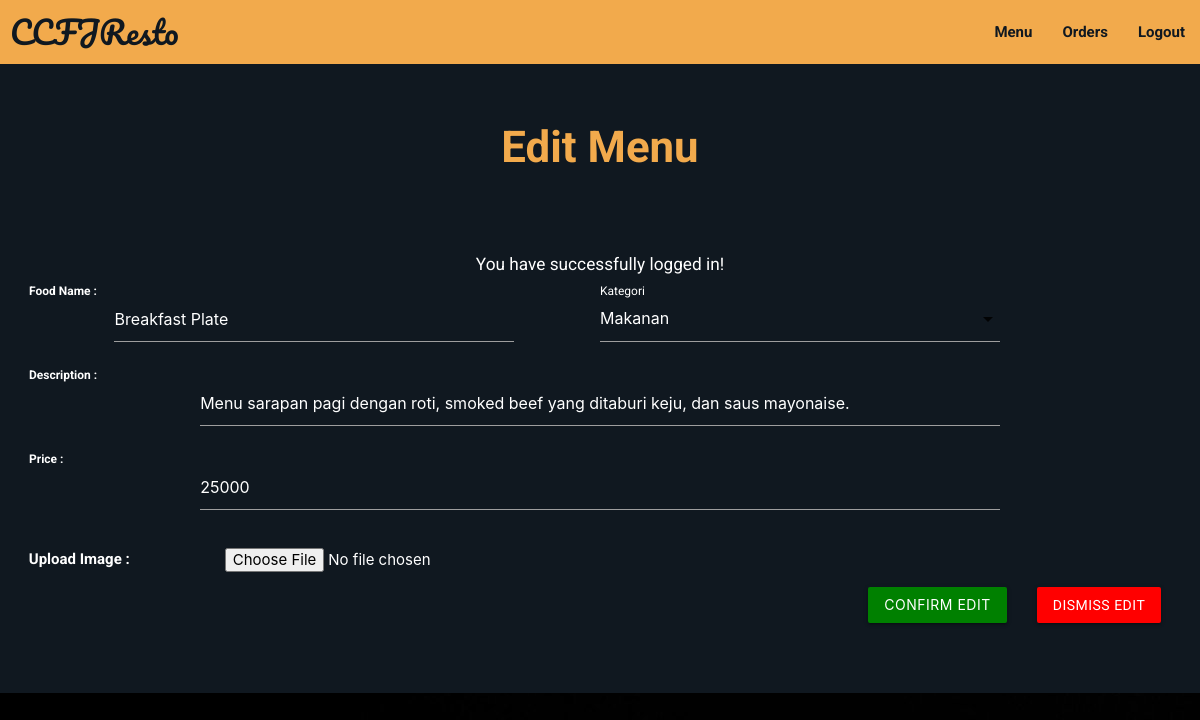
The app's page /admin/food-edit.php?id=60 (signed in) with its own data.
### tables this page shows
CREATE TABLE `food` (
  `id` int(11) NOT NULL,
  `filename` varchar(255) NOT NULL,
  `status` enum('1','0') NOT NULL DEFAULT '1',
  `fname` varchar(50) NOT NULL,
  `category` varchar(255) NOT NULL,
  `description` varchar(250) NOT NULL,
  `price` int(11) NOT NULL
);

### admin/food-edit.php (the view, shortened to what this page needs)
<?php require('layout/header.php'); ?>
<?php require('layout/topnav.php'); ?>
<?php
require('../backends/connection-pdo.php');
$id = $_REQUEST['id'];
$sql = 'SELECT * FROM food WHERE id = ?';
$query  = $pdoconn->prepare($sql);
$query->execute([$id]);
$arr_all = $query->fetchAll(PDO::FETCH_ASSOC);
foreach ($arr_all as $key) {
    $id = $key['id'];
    $fname = $key['fname'];
    $desc = $key['description'];
    $price = $key['price'];
}
?>
<div class="section white-text" style="background: #101820FF;">
    <div class="section">
        <h3 class="center-align" style="color: #F2AA4CFF;"><b>Edit Menu</b></h3>
    </div>
    <div class="section center" style="padding: 40px;">
        <form action="../backends/admin/food-edit.php?id=<?php echo $id; ?>" method="post" enctype="multipart/form-data">
            <?php
            if (isset($_SESSION['msg'])) {
                echo '<div class="row" style="background: none; color: white;">
                <div class="col s12">
                    <h6>' . $_SESSION['msg'] . '</h6>
                    </div>
                </div>';
            }
            ?>
            <div class="row">
                <div class="col s6">
                    <div class="input-field">
                        <input id="name" name="name" type="text" class="validate" style="color: white; width: 70%" value="<?php echo $fname; ?>">
                        <label for="name" style="color: white;"><b>Food Name :</b></label>
                    </div>
                </div>
                <div class="col s6">
                    <div class="input-field" style="color: white !important; width: 70%">
                        <label style="color: white;">Kategori</label>
                    </div>
                </div>
            </div>
            <div class="row">
                <div class="col s12">
                    <div class="input-field">
                        <input id="desc" name="desc" type="text" class="validate" value="<?php echo $desc; ?>" style="color: white; width: 70%">
                        <label for="desc" style="color: white;"><b>Description :</b></label>
                    </div>
                </div>
            </div>
            <div class="row">
                <div class="col s12">
                    <div class="input-field">
                        <input id="price" name="price" type="number" class="validate" value="<?php echo $price; ?>" style="color: white; width: 70%">
                        <label for="price" style="color: white;"><b>Price :</b></label>
                    </div>
                </div>
            </div>
            <div class="row">
                <div class="col s12">
                    <div class="input-field">
                        <b style="float: left;">Upload Image :</b>
                        <input accept=".png, .jpg, .jpeg" id="image" name="file" type="file" class="image" style="color: white; width: 28%; float:left; margin-left: 95px;">
                    </div>
                </div>
            </div>
            <div class="row">
                <div class="col s12">
                    <div class="section right" style="padding: 15px 10px;">
                        <a href="food-list.php" class="waves-effect waves-light btn btndismiss">Dismiss Edit</a>
                    </div>
                    <div class="section right" style="padding: 15px 20px;">
                        <button type="submit" name="submit" class="waves-effect waves-light btn btnedit">Confirm Edit</button>
                    </div>
                </div>
            </div>
        </form>
    </div>
</div>
<?php require('layout/footer.php'); ?>

### css/form-style.css (style rules this page uses)
body { background-image: url("images/admin1.jpg"); font-family: "Roboto", sans-serif; -webkit-font-smoothing: antialiased; -moz-osx-font-smoothing: grayscale; }
.btn { background-color: chocolate !important; width: 100%; }
.btnedit { background-color: green !important; width: 100%; }
.btndismiss { background-color: red !important; width: 100%; }
.row { margin-bottom: 0 !important; }
.col { padding: 0 !important; }

### admin/food-edit.php (style rules this page uses)
input[type=text] { color: white; }

### records on screen
food: name "Breakfast Plate", desc "Menu sarapan pagi dengan roti, smoked beef yang ditaburi keju, dan saus mayonaise.", price "25000"

### other values on screen
$_SESSION['msg'] "You have successfully logged in!"
